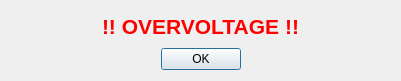
<?xml version="1.0" encoding="UTF-8"?>
<ui version="4.0">
 <class>OverVccDialog</class>
 <widget class="QDialog" name="OverVccDialog">
  <property name="geometry">
   <rect>
    <x>0</x>
    <y>0</y>
    <width>401</width>
    <height>81</height>
   </rect>
  </property>
  <property name="windowTitle">
   <string>Overvoltage</string>
  </property>
  <layout class="QVBoxLayout" name="verticalLayout">
   <item>
    <layout class="QHBoxLayout" name="horizontalLayout">
     <item>
      <spacer name="horizontalSpacer">
       <property name="orientation">
        <enum>Qt::Horizontal</enum>
       </property>
       <property name="sizeHint" stdset="0">
        <size>
         <width>40</width>
         <height>20</height>
        </size>
       </property>
      </spacer>
     </item>
     <item>
      <widget class="QLabel" name="label_2">
       <property name="text">
        <string/>
       </property>
       <property name="pixmap">
        <pixmap resource="../programmericons.qrc">:/icons/warning</pixmap>
       </property>
      </widget>
     </item>
     <item>
      <widget class="QLabel" name="label">
       <property name="palette">
        <palette>
         <active>
          <colorrole role="WindowText">
           <brush brushstyle="SolidPattern">
            <color alpha="255">
             <red>255</red>
             <green>0</green>
             <blue>0</blue>
            </color>
           </brush>
          </colorrole>
         </active>
         <inactive>
          <colorrole role="WindowText">
           <brush brushstyle="SolidPattern">
            <color alpha="255">
             <red>255</red>
             <green>0</green>
             <blue>0</blue>
            </color>
           </brush>
          </colorrole>
         </inactive>
         <disabled>
          <colorrole role="WindowText">
           <brush brushstyle="SolidPattern">
            <color alpha="255">
             <red>145</red>
             <green>142</green>
             <blue>139</blue>
            </color>
           </brush>
          </colorrole>
         </disabled>
        </palette>
       </property>
       <property name="font">
        <font>
         <pointsize>16</pointsize>
         <weight>75</weight>
         <bold>true</bold>
        </font>
       </property>
       <property name="text">
        <string>!! OVERVOLTAGE !!</string>
       </property>
      </widget>
     </item>
     <item>
      <widget class="QLabel" name="label_3">
       <property name="text">
        <string/>
       </property>
       <property name="pixmap">
        <pixmap resource="../programmericons.qrc">:/icons/warning</pixmap>
       </property>
      </widget>
     </item>
     <item>
      <spacer name="horizontalSpacer_2">
       <property name="orientation">
        <enum>Qt::Horizontal</enum>
       </property>
       <property name="sizeHint" stdset="0">
        <size>
         <width>40</width>
         <height>20</height>
        </size>
       </property>
      </spacer>
     </item>
    </layout>
   </item>
   <item>
    <widget class="QDialogButtonBox" name="buttonBox">
     <property name="orientation">
      <enum>Qt::Horizontal</enum>
     </property>
     <property name="standardButtons">
      <set>QDialogButtonBox::Ok</set>
     </property>
     <property name="centerButtons">
      <bool>true</bool>
     </property>
    </widget>
   </item>
  </layout>
 </widget>
 <resources>
  <include location="../programmericons.qrc"/>
 </resources>
 <connections>
  <connection>
   <sender>buttonBox</sender>
   <signal>accepted()</signal>
   <receiver>OverVccDialog</receiver>
   <slot>accept()</slot>
   <hints>
    <hint type="sourcelabel">
     <x>248</x>
     <y>254</y>
    </hint>
    <hint type="destinationlabel">
     <x>157</x>
     <y>274</y>
    </hint>
   </hints>
  </connection>
  <connection>
   <sender>buttonBox</sender>
   <signal>rejected()</signal>
   <receiver>OverVccDialog</receiver>
   <slot>reject()</slot>
   <hints>
    <hint type="sourcelabel">
     <x>316</x>
     <y>260</y>
    </hint>
    <hint type="destinationlabel">
     <x>286</x>
     <y>274</y>
    </hint>
   </hints>
  </connection>
 </connections>
</ui>
